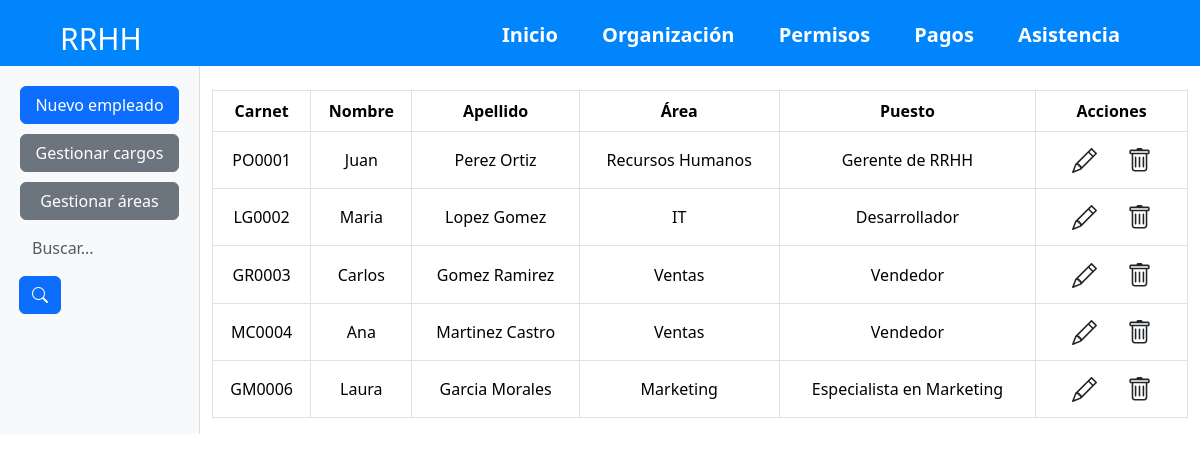
Before: /administrador/Organizacion with the older database file.
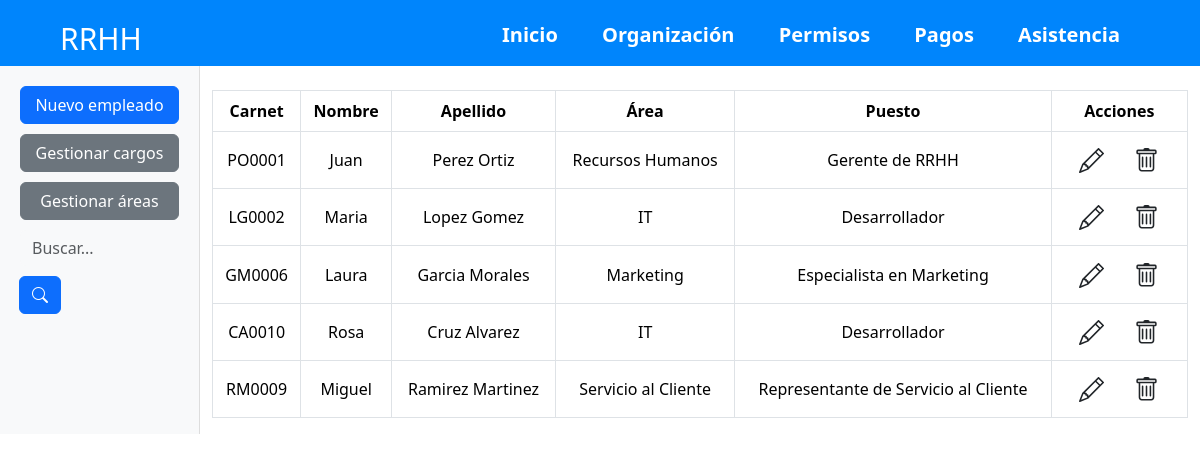
After: the same page with the newer database file.
### RRHH/models.py (models this page shows, shortened)
class Empleado(models.Model):
    carnet = models.CharField(max_length=6, primary_key=True)
    nombres = models.CharField(max_length=50)
    apellidos = models.CharField(max_length=50)
    dui = models.CharField(max_length=9)
    area = models.ForeignKey(Area, on_delete=models.CASCADE, related_name='empleados_area', default=1)
    cargo = models.ForeignKey(Cargo, on_delete=models.CASCADE, related_name='empleados_cargo')
    departamento = models.ForeignKey('Departamento', on_delete=models.CASCADE, related_name='empleados_departamento', default=1)
    municipio = models.ForeignKey('Municipio', on_delete=models.CASCADE, related_name='empleados_municipio', default=1)
    sexo = [
        ('M', 'Masculino'),
        ('F', 'Femenino')
        ]
    roles = [
        ('1', 'Administrador'),
        ('2', 'Empleado')
        ]
    rol = models.CharField(max_length=1, choices=roles, default='2')
    genero = models.CharField(max_length=1, choices=sexo, default='M')
    fechanacimiento = models.DateField()
    direccion = models.TextField()
    salariobase = models.DecimalField(max_digits=10, decimal_places=2)

class Area(models.Model):
    id_area = models.AutoField(primary_key=True)
    nombre_area = models.CharField(max_length=50)
    descripcion_area = models.TextField(max_length=100)
    encargado = models.OneToOneField('Empleado', blank=True, null=True, on_delete=models.SET_NULL, related_name='area_encargada')
    def __str__(self):
        return str(self.nombre_area)

class Cargo(models.Model):
    id_cargo = models.AutoField(primary_key=True)
    area = models.ForeignKey(Area, on_delete=models.CASCADE, related_name='cargos')
    nombre_cargo = models.CharField(max_length=50)
    descripcion_cargo = models.TextField(max_length=100)
    def __str__(self):
        return f'{self.nombre_cargo}'

### RRHH/views.py (the view, shortened to what this page needs)
# urls.py: path('administrador/Organizacion',GestionarOrganizacionView,name="GestionarOrganizacionView"),
def GestionarOrganizacionView(request):
    busqueda = request.GET.get("buscar")
    empleados=Empleado.objects.all()
    page= request.GET.get('page', 1)
    try:
        paginator = Paginator(empleados, 10)
        empleados= paginator.page(page)
    except:
        raise Http404
    data = {
        'entity': empleados,
        'paginator': paginator
    }
    return render(request, "ADgestionarOrganizacion.html", data)

### RRHH/templates/ADgestionarOrganizacion.html (shortened to what this page needs)
<!DOCTYPE html>
<html lang="es">
<head>
    <link href="https://cdn.jsdelivr.net/npm/bootstrap@5.3.3/dist/css/bootstrap.min.css" rel="stylesheet">
    <link rel="stylesheet" href="https://cdn.jsdelivr.net/npm/bootstrap-icons@1.11.3/font/bootstrap-icons.min.css">
</head>
<body>
    <header>
        <nav>
            <h1>RRHH</h1>
            <ul>
                <li><a href="#">Inicio</a></li>
                <li><a href="/administrador/Organizacion">Organización</a></li>
                <li><a href="/administrador/permisos">Permisos</a></li>
                <li><a href="/administrador/pagos">Pagos</a></li>
                <li><a href="/administrador/asistencia">Asistencia</a></li>
            </ul>
        </nav>
    </header>
    <div class="container-fluid">
        <div class="row">
            <div class="col-md-2 sidebar">
                <a class="btn btn-primary" role="button" href="/administrador/empleado">Nuevo empleado</a>
                <a class="btn btn-secondary" role="button" href="/administrador/organizacion/cargos">Gestionar cargos</a>
                <a class="btn btn-secondary" role="button" href="/administrador/Organizacion/areas">Gestionar áreas</a>
                <form class="d-none d-sm-inline-block form-inline mr-auto ml-md-3 my-2 my-md-0 mw-100 navbar-search" method="get">
                    <div class="input-group">
                        <input type="text" class="form-control bg-light border-0 small" placeholder="Buscar..." name="buscar" value="{{ request.GET.buscar }}" style="width: 80%;">
                        <div class="input-group-append">
                        <button class="btn btn-primary" type="submit" ">
                            <i class="bi bi-search"></i>
                        </button>
                        </div>
                    </div>
                </form>
            </div>
            <div class="col-md-10">
                <div class="table-responsive text-center mt-4">
                    <table class="table table-bordered align-middle">
                        <thead class="table-header">
                            <tr>
                                <th>Carnet</th>
                                <th>Nombre</th>
                                <th>Apellido</th>
                                <th>Área</th>
                                <th>Puesto</th>
                                <th>Acciones</th>
                            </tr>
                        </thead>
                        <tbody class="table-body">
                            {% for empleado in entity %}
                            <tr>
                                <td>{{empleado.carnet}}</td>
                                <td>{{empleado.nombres}}</td>
                                <td>{{empleado.apellidos}}</td>
                                <td>{{empleado.area}}</td>
                                <td>{{empleado.cargo}}</td>
                                <td>
                                    <button type="button" class="btn" style="background-color: white;" >
                                    </button>
                                    {% if empleado.carnet %}
                                     <a class="btn" role="button" href="{% url 'EliminarEmpleado' empleado.carnet %}" style="background-color: white;">
                                    </a>
                                    {% endif %}
                                </td>
                            </tr>
                            {% endfor %}
                        </tbody>
                    </table>
                </div>
            </div>
        </div>
    </div>
</body>
</html>

### RRHH/templates/ADgestionarOrganizacion.html (style rules this page uses)
html, body { height: 100%; margin: 0; }
nav { display: flex; align-items: center; justify-content: space-between; padding-top: 20px; padding-left: 5%; padding-right: 5%; font-weight: bold; background-color: #0085fc; }
h1 { color: white; font-size: 30px; }
ul li { display: inline-block; padding: 0px 20px; font-size: 20px; }
a { color: white; text-decoration: none; }
.table-header { background-color: #0085fc; color: white; }
.table-header th { text-align: center; }
.table-body td { text-align: center; }
.sidebar { background-color: #f8f9fa; padding: 20px; border-right: 1px solid #ddd; }
.sidebar button, .sidebar input[type="text"], .sidebar a { margin-bottom: 10px; width: 100%; }

Changed rows visible on the page:
removed Empleado: carnet "GR0003", nombres "Carlos", apellidos "Gomez Ramirez", area "Ventas", cargo "Vendedor"
removed Empleado: carnet "MC0004", nombres "Ana", apellidos "Martinez Castro", area "Ventas", cargo "Vendedor"
added Empleado: carnet "CA0010", nombres "Rosa", apellidos "Cruz Alvarez", area "IT", cargo "Desarrollador"
added Empleado: carnet "RM0009", nombres "Miguel", apellidos "Ramirez Martinez", area "Servicio al Cliente", cargo "Representante de Servicio al Cliente"
